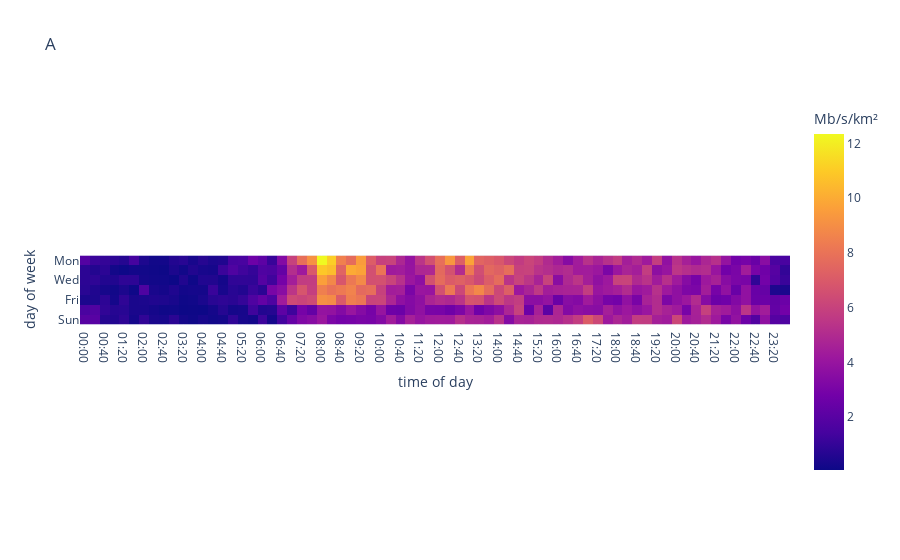
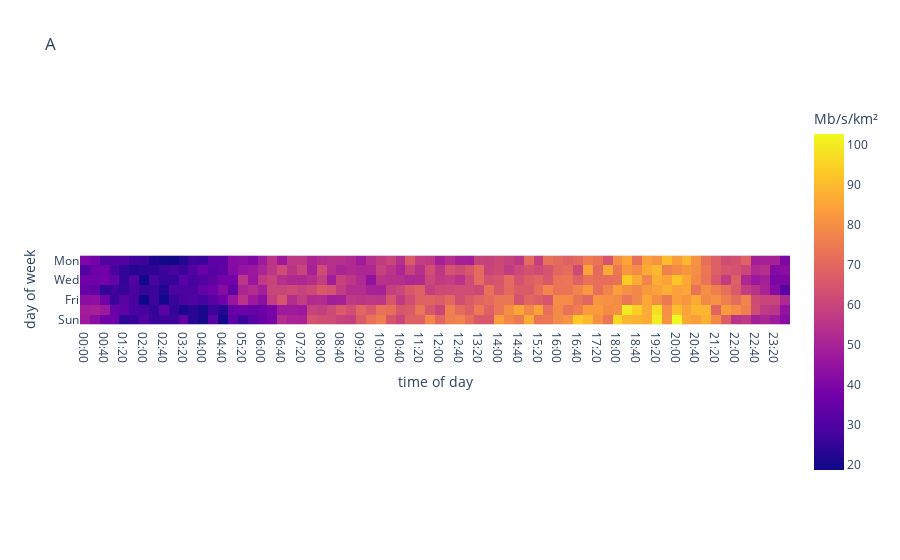
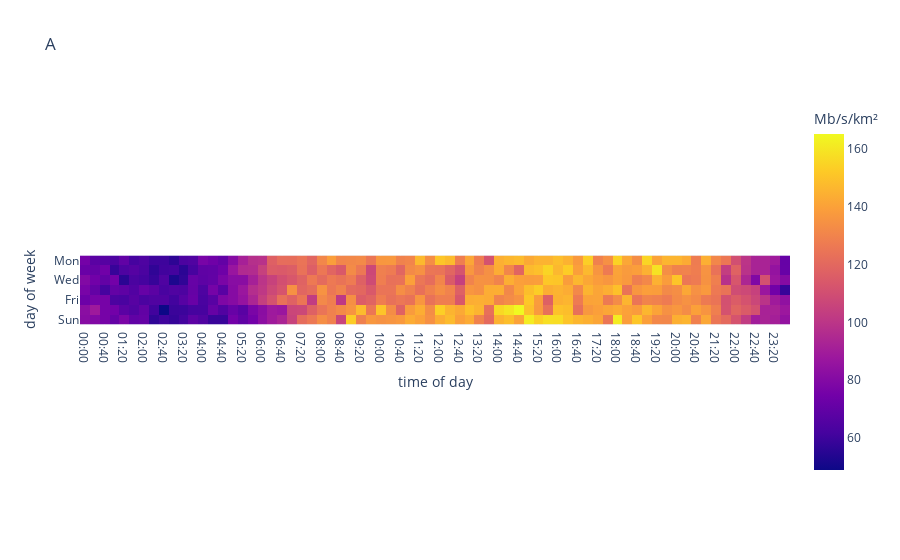
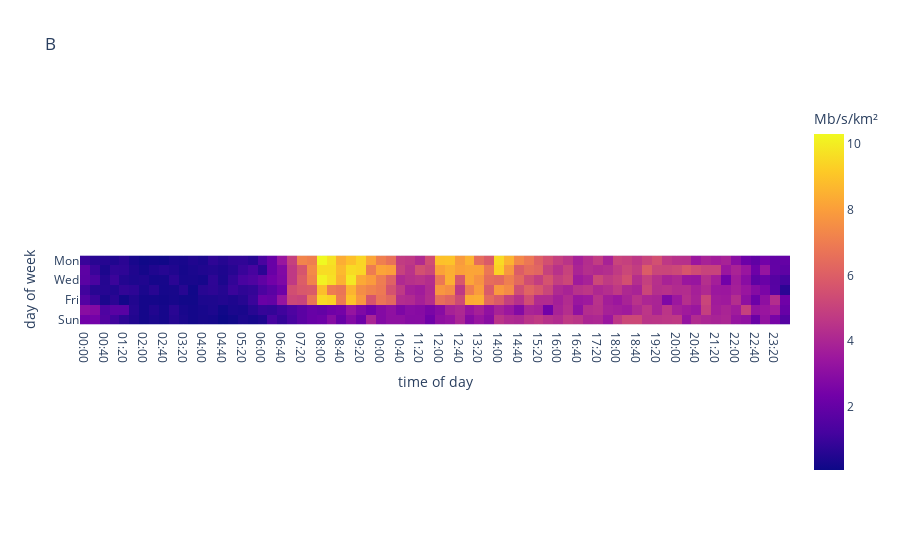

Notebook cell for these charts, in order:
### Code cell
import re
import enum
import numpy as np
import pandas as pd

try:
    from . import config
    from utils import timeit, notice
except ImportError:
    import config
    timeit = lambda func: func
    notice = print


class TrafficType(enum.IntEnum):
    # UNKNOWN = 0
    A = 1
    B = 2
    C = 3
    # D = 4
    # E = 5

class TrafficModel:
    file_size = config.fileSize  # in bits
    delay_budgets = config.delayBudgets
    min_data_rates = file_size / np.array(delay_budgets) / 1e6  # Mb/s
    num_apps = config.numApps
    app_names = config.appNames
    period = 60 * 60 * 24 * 7  # a week (in seconds)
    sample_rates = config.dpiSampleRates
    profiles_path = config.profilesPath
    _rng = np.random.default_rng()

    def __init__(self, area=None, period=period, scenario=None, sample_rate=None):
        self.area = 1 if area is None else area[0] * area[1] / 1e6  # km^2
        self.period = period
        self.scenario = scenario
        if sample_rate is None:
            if scenario is None:
                self.sample_rate = 1
            else:
                self.sample_rate = self.sample_rates[scenario.value - 1]
        else:
            self.sample_rate = sample_rate

    @classmethod
    def from_scenario(cls, scenario='RANDOM', **kwargs):
        if type(scenario) is str:
            s = scenario.upper()
            if s == 'RANDOM':
                s = cls._rng.choice(TrafficType._member_names_)
            scenario = TrafficType[s]
        else:
            scenario = TrafficType(scenario)
        profiles_df = pd.read_csv(cls.profiles_path, index_col=[0, 1, 2])
        profile = profiles_df.loc[int(scenario)]
        return cls(scenario=scenario, **kwargs).fit(profile)
    
    @classmethod
    def seed(cls, seed):
        cls._rng = np.random.default_rng(seed)
        
    def fit(self, data_rate_df, smoothen=True):
        """ Fit the traffic model to the given traffic trace dataset. """
        assert data_rate_df.shape[1] == self.num_apps
        df = data_rate_df[self.app_names] / self.sample_rate
        # smoothen and conv_smoothen(df)
        self.interval, rem = divmod(self.period, len(df))
        assert rem == 0, (self.interval, rem)
        
        self.rates = df * self.area / self.file_size  # files / s
        assert self.rates.values.max() * 1e-3 <= 1.

        self.densities = df / 1e6
        df = pd.concat([self.densities, self.rates], axis=1, keys=['Mb/s/km^2', 'files/s'])
        total_df = df.groupby(level=0, axis=1).sum()
        for k in df.columns.levels[0]:
            df[k, 'Total'] = total_df[k]
        info_df = df.describe().T[['mean', 'std', 'min', 'max']].sort_index()
        info_df['peak time'] = df.idxmax(axis=0).map(lambda x: f'{x[0]}, {x[1]}')
        info_df['vale time'] = df.idxmin(axis=0).map(lambda x: f'{x[0]}, {x[1]}')
        self.info_df = info_df.set_index(pd.MultiIndex.from_tuples(info_df.index))
        self.density_mean, self.density_std = self.info_df.loc[
            ('Mb/s/km^2', 'Total'), ['mean', 'std']]

        return self

    def print_info(self):
        notice('Traffic scenario: %s' % self.scenario.name)
        notice('%s\n' % self.info_df)
        
    @property
    def time_slots(self):
        return self.rates.index

    @timeit
    def emit_traffic(self, time, dt):
        """ Randomly generate traffic for the given time.
        
        Returns:
        A list of length n_apps, each element is either (traffic-demand, delay-budget) or False.
        """
        return [(self.file_size, delay) if np.random.rand() < p else (None, None)
                for p, delay in zip(self.get_arrival_rates(time, dt), self.delay_budgets)]

    def _get_time_loc(self, time):
        return int((time / self.period) % 1 * len(self.rates))
    
    def get_time_slot(self, time):
        i = self._get_time_loc(time)
        return self.time_slots[i]
    
    def get_start_time_of_slot(self, time_slot: str):
        m = re.match(r'(\w{3,}),?\s*(?:(\d+)(?::(\d+))?)?', time_slot)
        d, h, m = m[1][:3], int(m[2]) if m[2] else 0, int(m[3]) if m[3] else 0
        s = d, f"{h:02d}:{m:02d}"
        return self.interval * self.time_slots.get_loc(s)
    
    def get_arrival_rates(self, time, dt):
        i = self._get_time_loc(time)
        return self.rates.values[i] * dt  # (n_apps)


def conv_smoothen(df: pd.DataFrame, weights=(0.5, 1, 0.5), inplace=True):
    print(df.values.shape)
    pad = (len(weights) - 1) // 2
    a = np.pad(list(df.values), ((pad, pad), (0, 0)), mode='edge')
    a = np.apply_along_axis(np.convolve, 0, a, weights, mode='valid')
    if not inplace: df = df.copy()
    df[:] = a
    return df


if __name__ == '__main__':
    import plotly.express as px
    from plotly.subplots import make_subplots
    from collections import defaultdict

    figs = defaultdict(lambda: make_subplots(rows=len(TrafficType), cols=1, shared_xaxes=True))
    for i, traffic_type in enumerate(TrafficType):
        print(traffic_type)
        model = TrafficModel.from_scenario(traffic_type, sample_rate=1/300)
        model.print_info()
        for cat, rates in model.densities.items():
            days_idx = rates.index.get_level_values(0).unique()
            df = rates.unstack().reindex(days_idx)
            fig = px.imshow(df, title=traffic_type.name, labels=dict(x='time of day', y='day of week', color='Mb/s/km²'))
            print(cat)
            fig.show()
            figs[cat].add_trace(fig.data[0], row=i+1, col=1)
        print()
    for cat, fig in figs.items():
        fig.update_layout(height=600, width=600, title_text=cat)
        # fig.show()

### Figure 1 — Plotly figure (JSON) as saved in the notebook; plotly's stock layout.template omitted (floating-point values rounded to 4 significant figures; data arrays with more than 128 entries replaced by an {"elided": "..."} marker saying what was removed)
{"data": [{"coloraxis": "coloraxis", "hovertemplate": "time of day: %{x}<br>day of week: %{y}<br>Mb/s/km²: %{z}<extra></extra>", "name": "0", "type": "heatmap", "x": ["00:00", "00:20", "00:40", "01:00", "01:20", "01:40", "02:00", "02:20", "02:40", "03:00", "03:20", "03:40", "04:00", "04:20", "04:40", "05:00", "05:20", "05:40", "06:00", "06:20", "06:40", "07:00", "07:20", "07:40", "08:00", "08:20", "08:40", "09:00", "09:20", "09:40", "10:00", "10:20", "10:40", "11:00", "11:20", "11:40", "12:00", "12:20", "12:40", "13:00", "13:20", "13:40", "14:00", "14:20", "14:40", "15:00", "15:20", "15:40", "16:00", "16:20", "16:40", "17:00", "17:20", "17:40", "18:00", "18:20", "18:40", "19:00", "19:20", "19:40", "20:00", "20:20", "20:40", "21:00", "21:20", "21:40", "22:00", "22:20", "22:40", "23:00", "23:20", "23:40"], "xaxis": "x", "y": ["Mon", "Tue", "Wed", "Thu", "Fri", "Sat", "Sun"], "yaxis": "y", "z": {"elided": "7x72 float values"}}], "layout": {"coloraxis": {"colorbar": {"title": {"text": "Mb/s/km²"}}, "colorscale": [[0, "#0d0887"], [0.1111, "#46039f"], [0.2222, "#7201a8"], [0.3333, "#9c179e"], [0.4444, "#bd3786"], [0.5556, "#d8576b"], [0.6667, "#ed7953"], [0.7778, "#fb9f3a"], [0.8889, "#fdca26"], [1, "#f0f921"]]}, "title": {"text": "A"}, "xaxis": {"anchor": "y", "constrain": "domain", "domain": [0, 1], "scaleanchor": "y", "title": {"text": "time of day"}}, "yaxis": {"anchor": "x", "autorange": "reversed", "constrain": "domain", "domain": [0, 1], "title": {"text": "day of week"}}}}

### Figure 2 — Plotly figure (JSON) as saved in the notebook; plotly's stock layout.template omitted (floating-point values rounded to 4 significant figures; data arrays with more than 128 entries replaced by an {"elided": "..."} marker saying what was removed)
{"data": [{"coloraxis": "coloraxis", "hovertemplate": "time of day: %{x}<br>day of week: %{y}<br>Mb/s/km²: %{z}<extra></extra>", "name": "0", "type": "heatmap", "x": ["00:00", "00:20", "00:40", "01:00", "01:20", "01:40", "02:00", "02:20", "02:40", "03:00", "03:20", "03:40", "04:00", "04:20", "04:40", "05:00", "05:20", "05:40", "06:00", "06:20", "06:40", "07:00", "07:20", "07:40", "08:00", "08:20", "08:40", "09:00", "09:20", "09:40", "10:00", "10:20", "10:40", "11:00", "11:20", "11:40", "12:00", "12:20", "12:40", "13:00", "13:20", "13:40", "14:00", "14:20", "14:40", "15:00", "15:20", "15:40", "16:00", "16:20", "16:40", "17:00", "17:20", "17:40", "18:00", "18:20", "18:40", "19:00", "19:20", "19:40", "20:00", "20:20", "20:40", "21:00", "21:20", "21:40", "22:00", "22:20", "22:40", "23:00", "23:20", "23:40"], "xaxis": "x", "y": ["Mon", "Tue", "Wed", "Thu", "Fri", "Sat", "Sun"], "yaxis": "y", "z": {"elided": "7x72 float values"}}], "layout": {"coloraxis": {"colorbar": {"title": {"text": "Mb/s/km²"}}, "colorscale": [[0, "#0d0887"], [0.1111, "#46039f"], [0.2222, "#7201a8"], [0.3333, "#9c179e"], [0.4444, "#bd3786"], [0.5556, "#d8576b"], [0.6667, "#ed7953"], [0.7778, "#fb9f3a"], [0.8889, "#fdca26"], [1, "#f0f921"]]}, "title": {"text": "A"}, "xaxis": {"anchor": "y", "constrain": "domain", "domain": [0, 1], "scaleanchor": "y", "title": {"text": "time of day"}}, "yaxis": {"anchor": "x", "autorange": "reversed", "constrain": "domain", "domain": [0, 1], "title": {"text": "day of week"}}}}

### Figure 3 — Plotly figure (JSON) as saved in the notebook; plotly's stock layout.template omitted (floating-point values rounded to 4 significant figures; data arrays with more than 128 entries replaced by an {"elided": "..."} marker saying what was removed)
{"data": [{"coloraxis": "coloraxis", "hovertemplate": "time of day: %{x}<br>day of week: %{y}<br>Mb/s/km²: %{z}<extra></extra>", "name": "0", "type": "heatmap", "x": ["00:00", "00:20", "00:40", "01:00", "01:20", "01:40", "02:00", "02:20", "02:40", "03:00", "03:20", "03:40", "04:00", "04:20", "04:40", "05:00", "05:20", "05:40", "06:00", "06:20", "06:40", "07:00", "07:20", "07:40", "08:00", "08:20", "08:40", "09:00", "09:20", "09:40", "10:00", "10:20", "10:40", "11:00", "11:20", "11:40", "12:00", "12:20", "12:40", "13:00", "13:20", "13:40", "14:00", "14:20", "14:40", "15:00", "15:20", "15:40", "16:00", "16:20", "16:40", "17:00", "17:20", "17:40", "18:00", "18:20", "18:40", "19:00", "19:20", "19:40", "20:00", "20:20", "20:40", "21:00", "21:20", "21:40", "22:00", "22:20", "22:40", "23:00", "23:20", "23:40"], "xaxis": "x", "y": ["Mon", "Tue", "Wed", "Thu", "Fri", "Sat", "Sun"], "yaxis": "y", "z": {"elided": "7x72 float values"}}], "layout": {"coloraxis": {"colorbar": {"title": {"text": "Mb/s/km²"}}, "colorscale": [[0, "#0d0887"], [0.1111, "#46039f"], [0.2222, "#7201a8"], [0.3333, "#9c179e"], [0.4444, "#bd3786"], [0.5556, "#d8576b"], [0.6667, "#ed7953"], [0.7778, "#fb9f3a"], [0.8889, "#fdca26"], [1, "#f0f921"]]}, "title": {"text": "A"}, "xaxis": {"anchor": "y", "constrain": "domain", "domain": [0, 1], "scaleanchor": "y", "title": {"text": "time of day"}}, "yaxis": {"anchor": "x", "autorange": "reversed", "constrain": "domain", "domain": [0, 1], "title": {"text": "day of week"}}}}

### Figure 4 — Plotly figure (JSON) as saved in the notebook; plotly's stock layout.template omitted (floating-point values rounded to 4 significant figures; data arrays with more than 128 entries replaced by an {"elided": "..."} marker saying what was removed)
{"data": [{"coloraxis": "coloraxis", "hovertemplate": "time of day: %{x}<br>day of week: %{y}<br>Mb/s/km²: %{z}<extra></extra>", "name": "0", "type": "heatmap", "x": ["00:00", "00:20", "00:40", "01:00", "01:20", "01:40", "02:00", "02:20", "02:40", "03:00", "03:20", "03:40", "04:00", "04:20", "04:40", "05:00", "05:20", "05:40", "06:00", "06:20", "06:40", "07:00", "07:20", "07:40", "08:00", "08:20", "08:40", "09:00", "09:20", "09:40", "10:00", "10:20", "10:40", "11:00", "11:20", "11:40", "12:00", "12:20", "12:40", "13:00", "13:20", "13:40", "14:00", "14:20", "14:40", "15:00", "15:20", "15:40", "16:00", "16:20", "16:40", "17:00", "17:20", "17:40", "18:00", "18:20", "18:40", "19:00", "19:20", "19:40", "20:00", "20:20", "20:40", "21:00", "21:20", "21:40", "22:00", "22:20", "22:40", "23:00", "23:20", "23:40"], "xaxis": "x", "y": ["Mon", "Tue", "Wed", "Thu", "Fri", "Sat", "Sun"], "yaxis": "y", "z": {"elided": "7x72 float values"}}], "layout": {"coloraxis": {"colorbar": {"title": {"text": "Mb/s/km²"}}, "colorscale": [[0, "#0d0887"], [0.1111, "#46039f"], [0.2222, "#7201a8"], [0.3333, "#9c179e"], [0.4444, "#bd3786"], [0.5556, "#d8576b"], [0.6667, "#ed7953"], [0.7778, "#fb9f3a"], [0.8889, "#fdca26"], [1, "#f0f921"]]}, "title": {"text": "B"}, "xaxis": {"anchor": "y", "constrain": "domain", "domain": [0, 1], "scaleanchor": "y", "title": {"text": "time of day"}}, "yaxis": {"anchor": "x", "autorange": "reversed", "constrain": "domain", "domain": [0, 1], "title": {"text": "day of week"}}}}
